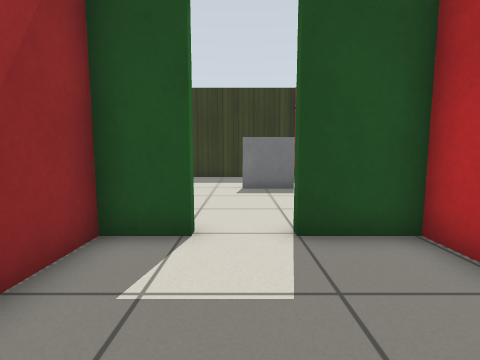
View 1 (above)

20 first-person views from a walk through a robot-simulator world made for Gazebo. The camera is 0.71 m above the floor, tilts 6° down and sees 85° across. The floor is counted in squares, 0.5 m on a side. Each view is taken from the middle of a square. On the plan, view 1 faces up. The plan holds only what a view shows up to about 13 squares ahead; the rest is blank. Gazebo's built-in surfaces are drawn with simple patterns.

View 2
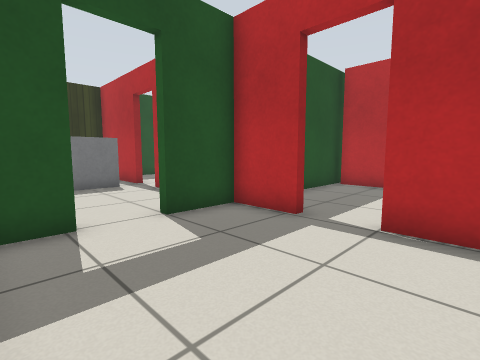

View 3
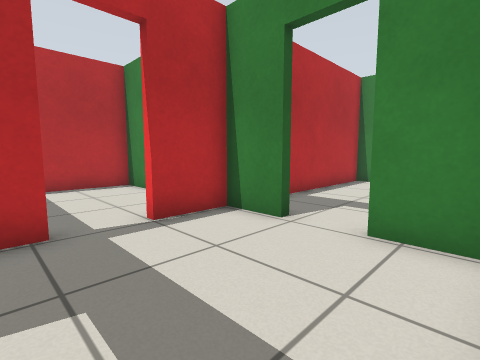

View 4
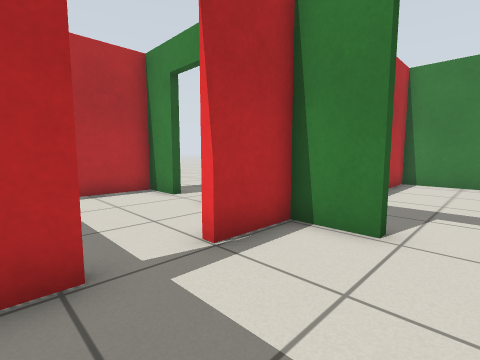

View 5
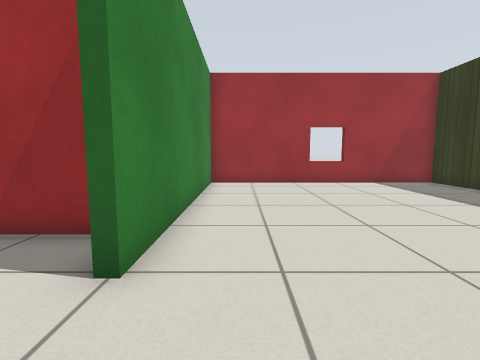

View 6
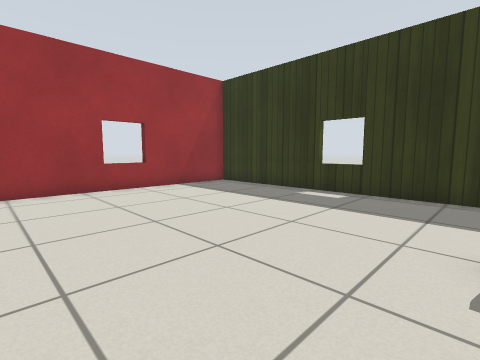

View 7
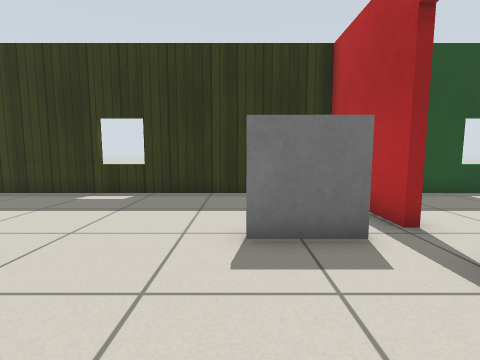

View 8
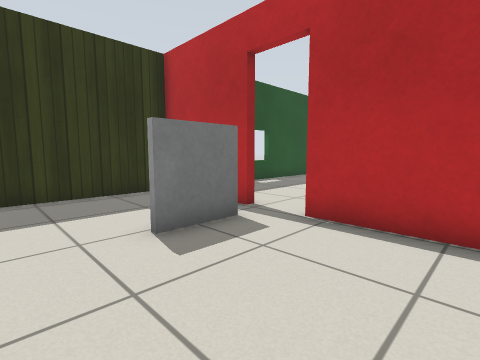

View 9
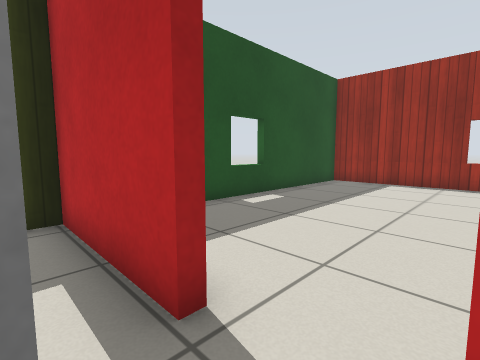

View 10
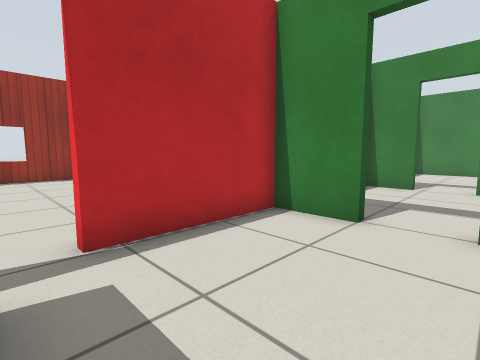

View 11
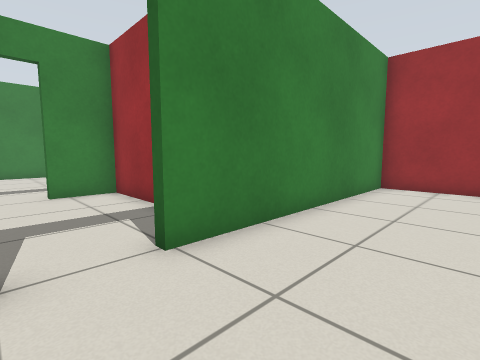

View 12
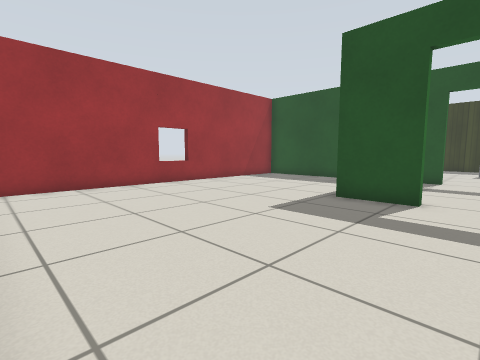

View 13
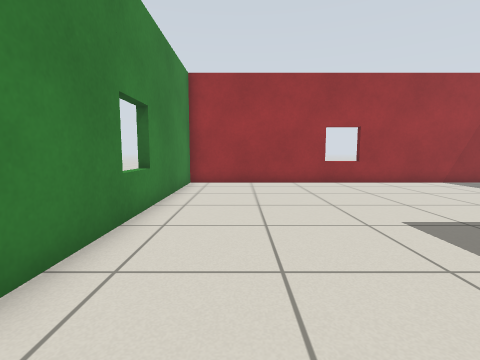

View 14
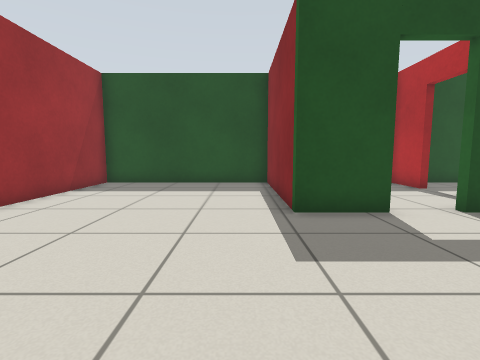

View 15
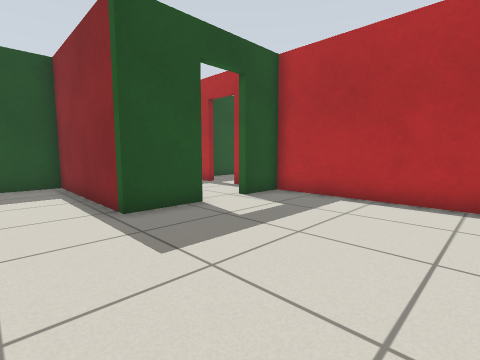

View 16
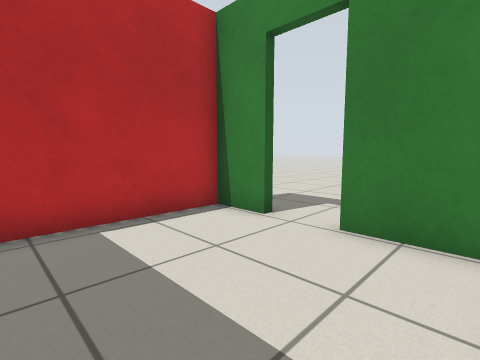

View 17
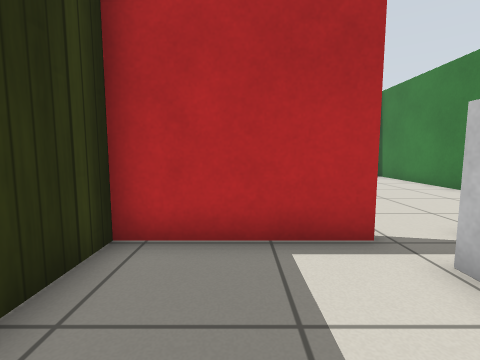

View 18
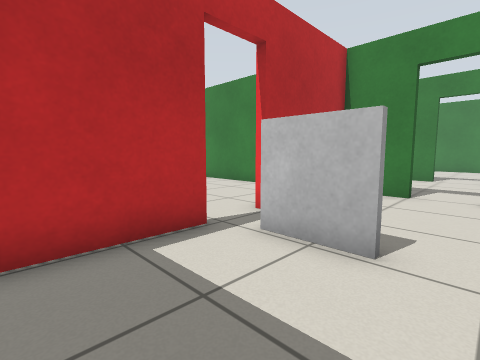

View 19
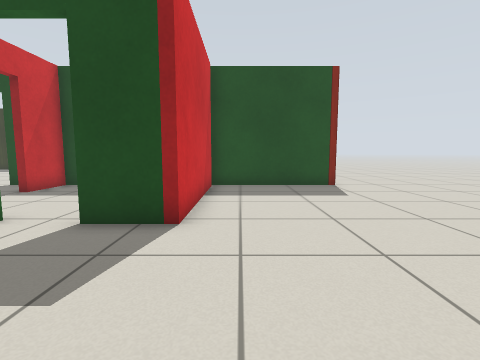

View 20
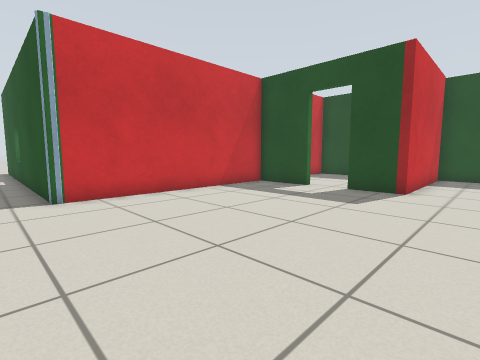

### Floor plan
Ten units are one square. View 1 is at (0, 0); x grows to the right and y downward. Boxes are objects, and circles mark ways between rooms. Rooms are numbered by the first view taken in them; rooms with no view inside come last. Other rooms are left out.
<svg viewBox="-108 -156 265 281">
<path fill="none" stroke="#000" d="M13 16 31 16 31 -5M31 -23 31 -43 10 -43M-8 -43 -24 -43 -24 16 -5 16M31 -108 31 -151 -103 -151 -103 -46 -8 -46M10 -46 31 -46 31 -90M-5 19 -27 19 -27 -43 -103 -43 -103 103 31 103 31 19 13 19M-48 103 -48 108M78 16 95 16 95 -41M41 16 60 16M100 -43 34 -43 34 -23M60 19 34 19 34 106 24 106M98 -41 98 19 78 19M152 -43 100 -43M72 -46 122 -46M149 -70 149 -151 64 -151"/>
<rect x="-5" y="-105" width="30" height="10" fill="#bbb"><title>grey box</title></rect>
<circle cx="5" cy="-45" r="3" fill="#2a7"/>
<circle cx="5" cy="20" r="3" fill="#2a7"/>
<circle cx="30" cy="-15" r="3" fill="#2a7"/>
<circle cx="30" cy="-95" r="3" fill="#2a7"/>
<circle cx="65" cy="20" r="3" fill="#2a7"/>
<text x="0" y="-10">1</text>
<text x="-40" y="-100">2</text>
<text x="-50" y="40">3</text>
<text x="60" y="-10">4</text>
<text x="110" y="50">5</text>
<text x="90" y="-100">6</text>
</svg>
Room 1 opens to room 2. Room 1 opens to room 3. Room 1 opens to room 4. Room 2 opens to room 6. Room 4 opens to room 5.

Where each view was taken, in squares from view 1:
view 1: 0 up, 0 right, facing up
view 2: 1 down, 2 left, facing up-right
view 3: 3 up, 2 left, facing down-right
view 4: 3 up, 0 right, facing down-right
view 5: 6 up, 2 right, facing left
view 6: 6 up, 0 right, facing up-left
view 7: 6 up, 0 right, facing up
view 8: 6 up, 2 left, facing up-right
view 9: 9 up, 2 right, facing up-right
view 10: 10 up, 1 left, facing down-right
view 11: 8 up, 1 right, facing down-left
view 12: 10 down, 1 right, facing up-left
view 13: 8 down, 2 right, facing left
view 14: 8 down, 4 left, facing up
view 15: 8 down, 5 left, facing up-right
view 16: 3 up, 4 right, facing down-right
view 17: 13 up, 1 left, facing right
view 18: 14 up, 1 left, facing down-right
view 19: 7 down, 11 right, facing up
view 20: 12 down, 12 right, facing up-left
